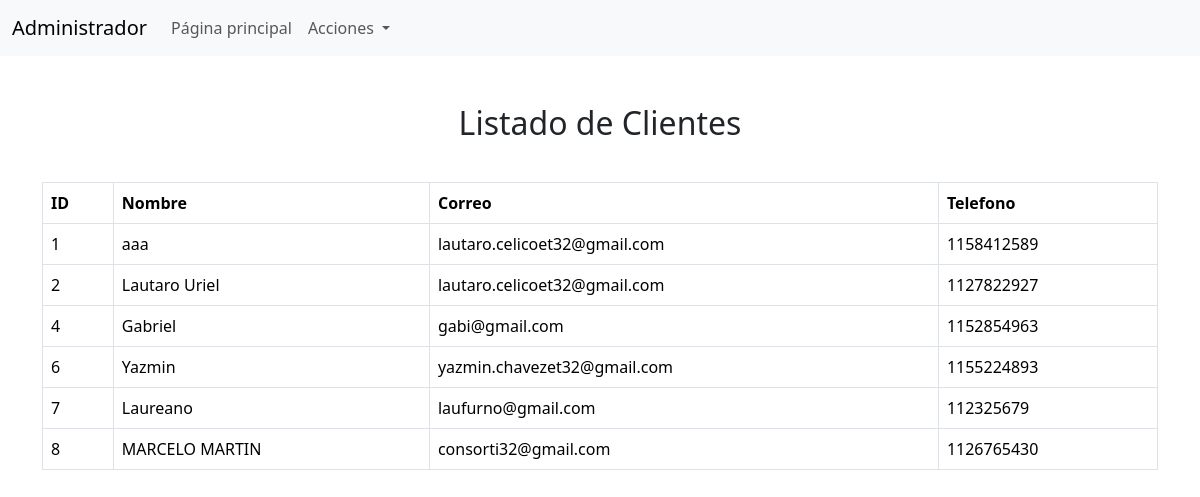
Screenshot of /administrador/ver_clientes.php with the database file from the repository.
### tables this page shows
CREATE TABLE `cliente` (
  `id_cli` int(11) NOT NULL,
  `nombre` varchar(50) DEFAULT NULL,
  `apellido` varchar(50) DEFAULT NULL,
  `usuario` varchar(50) DEFAULT NULL,
  `pwd` varchar(50) DEFAULT NULL,
  `localidad` varchar(50) DEFAULT NULL,
  `calle` varchar(50) DEFAULT NULL,
  `altura_calle` int(11) DEFAULT NULL,
  `piso` int(11) DEFAULT NULL,
  `depto` char(1) DEFAULT NULL,
  `celular` varchar(50) DEFAULT NULL,
  `correo` varchar(50) DEFAULT NULL
);

### administrador/ver_clientes.php (the view, shortened to what this page needs)
<?php
include("../php/conexion.php");
$sql = "SELECT * FROM cliente where nombre !='' ";
$result = mysqli_query($conexion, $sql);
?>
<!DOCTYPE html>
<html lang="en">
<head>
    <link href="https://cdn.jsdelivr.net/npm/bootstrap@5.3.3/dist/css/bootstrap.min.css" rel="stylesheet">
</head>
<body>
<nav class="navbar navbar-expand-lg bg-body-tertiary">
        <div class="container-fluid">
            <a class="navbar-brand" href="#">Administrador</a>
            <div class="collapse navbar-collapse" id="navbarSupportedContent">
                <ul class="navbar-nav me-auto mb-2 mb-lg-0">
                    <li class="nav-item">
                        <a class="nav-link" href="../index.php">Página principal</a>
                    </li>
                    <li class="nav-item dropdown">
                        <a class="nav-link dropdown-toggle" href="#" role="button" data-bs-toggle="dropdown" aria-expanded="false">
                        Acciones
                        </a>
                    </li>
                </ul>
            </div>
        </div>
    </nav>
    <div class="container mt-5">
    <h2 style="text-align:center; margin-bottom:40px;">Listado de Clientes</h2>
    <table class="table table-bordered">
        <thead>
            <tr>
                <th>ID</th>
                <th>Nombre</th>
                <th>Correo</th>
                <th>Telefono</th>
            </tr>
        </thead>
        <tbody>
            <?php if (mysqli_num_rows($result) > 0): ?>
                <?php while ($row = mysqli_fetch_assoc($result)): ?>
                <tr>
                    <td><?php echo $row['id_cli']; ?></td>
                    <td><?php echo $row['nombre']; ?></td>
                    <td><?php echo $row['correo']; ?></td>
                    <td><?php echo $row['celular']; ?></td>
                </tr>
                <?php endwhile; ?>
            <?php else: ?>
                <tr>
                    <td colspan="3" style="text-align:center;">No se encontraron clientes.</td>
                </tr>
            <?php endif; ?>
        </tbody>
    </table>
</div>
</body>
</html>

### rows the page displays
cliente: id_cli "1", nombre "aaa", correo "lautaro.celicoet32@gmail.com", celular "1158412589"
cliente: id_cli "2", nombre "Lautaro Uriel", correo "lautaro.celicoet32@gmail.com", celular "1127822927"
cliente: id_cli "4", nombre "Gabriel", correo "gabi@gmail.com", celular "1152854963"
cliente: id_cli "6", nombre "Yazmin", correo "yazmin.chavezet32@gmail.com", celular "1155224893"
cliente: id_cli "7", nombre "Laureano", correo "laufurno@gmail.com", celular "112325679"
cliente: id_cli "8", nombre "MARCELO MARTIN", correo "consorti32@gmail.com", celular "1126765430"
